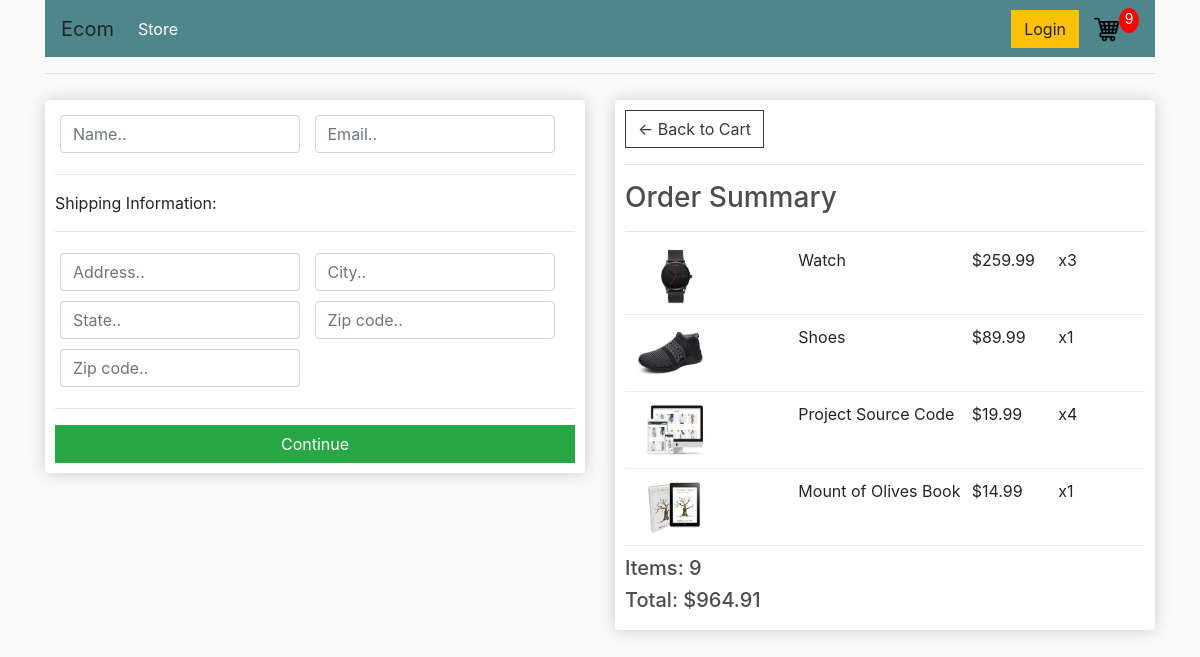
Screenshot of /checkout/ (signed in) with the database file from the repository.
### store/models.py (models this page shows, shortened)
class ItemInCart(models.Model):
    product = models.ForeignKey(Product, on_delete=models.SET_NULL, null=True)
    cart =  models.ForeignKey(Cart, on_delete=models.SET_NULL, null=True)
    quantity = models.IntegerField(default=0, null=True, blank=True)
    date_added = models.DateTimeField(auto_now_add=True)
    @property
    def get_total(self):
        total = self.product.price * self.quantity
        return total

class Product(models.Model):
    name = models.CharField(max_length=200)
    price = models.FloatField()
    digital = models.BooleanField(default=False, null=True, blank=True)
    image = models.ImageField(null=True, blank=True)
    @property
    def imageURL(self):
        try:
            url = self.image.url
        except:
            url = ""
        return url

class Cart(models.Model):
    customer = models.ForeignKey(Customer, on_delete=models.SET_NULL, null=True, blank=True)
    date_ordered = models.DateTimeField(auto_now_add=True)
    complete = models.BooleanField(default=False)
    transaction_id = models.CharField(max_length=100, null=True)
    def __str__(self):
        return str(self.id)
    @property
    def get_cart_total(self):
        itemsincart = self.itemincart_set.all()
        total = sum([item.get_total for item in itemsincart])
        return total
    @property
    def get_cart_items(self):
        itemsincart = self.itemincart_set.all()
        total = sum([item.quantity for item in itemsincart])
        return total
    @property
    def shipping(self):
        shipping = False
        items_in_cart = self.itemincart_set.all()
        for item in items_in_cart:
            if not item.product.digital:
                shipping = True
        return shipping

### store/views.py (the view)
# urls.py: path("checkout/", views.checkout, name="checkout"),
def checkout(request):
    context = get_cart_and_items(request)
    return render(request, "checkout.html", context)

### store/utils.py (called while the page is built)
def get_cart_and_items(request):
    context = {}
    if request.user.is_authenticated:
        customer = request.user.customer
        cart, _ = Cart.objects.get_or_create(customer=customer, complete=False)
        print(cart)
        items = cart.itemincart_set.all()
        context["cart"] = cart
        context["items"] = items
        context["items_in_cart"] = cart.get_cart_items
        context["shipping"] = cart.shipping
    else:
        context["item"] = []
    return context

### store/templates/checkout.html (shortened to what this page needs)
{% extends 'main.html' %} {% load static %} {% block content %}
<div class="row">
  <div class="col-lg-6">
    <div class="box-element" id="form-wrapper">
      <form id="form">
        <div id="user-info">
          <div class="form-field">
            <input
              required
              class="form-control"
              type="text"
              name="name"
              placeholder="Name.."
            />
          </div>
          <div class="form-field">
            <input
              required
              class="form-control"
              type="email"
              name="email"
              placeholder="Email.."
            />
          </div>
        </div>
        <div id="shipping-info">
          <hr />
          <p>Shipping Information:</p>
          <hr />
          <div class="form-field">
            <input
              class="form-control"
              type="text"
              name="address"
              placeholder="Address.."
            />
          </div>
          <div class="form-field">
            <input
              class="form-control"
              type="text"
              name="city"
              placeholder="City.."
            />
          </div>
          <div class="form-field">
            <input
              class="form-control"
              type="text"
              name="state"
              placeholder="State.."
            />
          </div>
          <div class="form-field">
            <input
              class="form-control"
              type="text"
              name="zipcode"
              placeholder="Zip code.."
            />
          </div>
          <div class="form-field">
            <input
              class="form-control"
              type="text"
              name="country"
              placeholder="Zip code.."
            />
          </div>
        </div>
        <hr />
        <input
          id="form-button"
          class="btn btn-success btn-block"
          type="submit"
          value="Continue"
        />
      </form>
    </div>
    <br />
  </div>
  <div class="col-lg-6">
    <div class="box-element">
      <a class="btn btn-outline-dark" href="{% url 'cart' %}"
        >&#x2190; Back to Cart</a
      >
      <hr />
      <h3>Order Summary</h3>
      <hr />
      {% for item in items%}
      <div class="cart-row">
        <div style="flex: 2">
          <img class="row-image" src="{{item.product.imageURL}}" />
        </div>
        <div style="flex: 2"><p>{{item.product.name}}</p></div>
        <div style="flex: 1"><p>${{item.product.price}}</p></div>
        <div style="flex: 1"><p>x{{item.quantity}}</p></div>
      </div>
      {% endfor %}
      <h5>Items: {{cart.get_cart_items}}</h5>
      <h5>Total: ${{cart.get_cart_total|floatformat:2}}</h5>
    </div>
  </div>
</div>
{% endblock content %}

### store/static/css/main.css (style rules this page uses)
body { background-color: hsl(0, 0%, 98%); }
h1, h2, h3, h4, h5, h6 { color: hsl(0, 0%, 30%); }
.box-element { box-shadow: hsl(0, 0%, 80%) 0 0 16px; background-color: #fff; border-radius: 4px; padding: 10px; }
.col-lg-4, .col-lg-6, .col-lg-8, .col-lg-12 { margin-top: 10px; }
.btn { border-radius: 0; }
.row-image { width: 100px; }
.form-field { width: 250px; display: inline-block; padding: 5px; }
.cart-row { display: flex; align-items: flex-stretch; padding-bottom: 10px; margin-bottom: 10px; border-bottom: 1px solid #ececec; }

### rows the page displays
ItemInCart: product.imageURL (picture), product.name "Watch", product.price "259.99", quantity "3"
ItemInCart: product.imageURL (picture), product.name "Shoes", product.price "89.99", quantity "1"
ItemInCart: product.imageURL (picture), product.name "Project Source Code", product.price "19.99", quantity "4"
ItemInCart: product.imageURL (picture), product.name "Mount of Olives Book", product.price "14.99", quantity "1"
Cart: get_cart_items "9", get_cart_total "964.91"

### other values shown
{{ items_in_cart }} "9"
